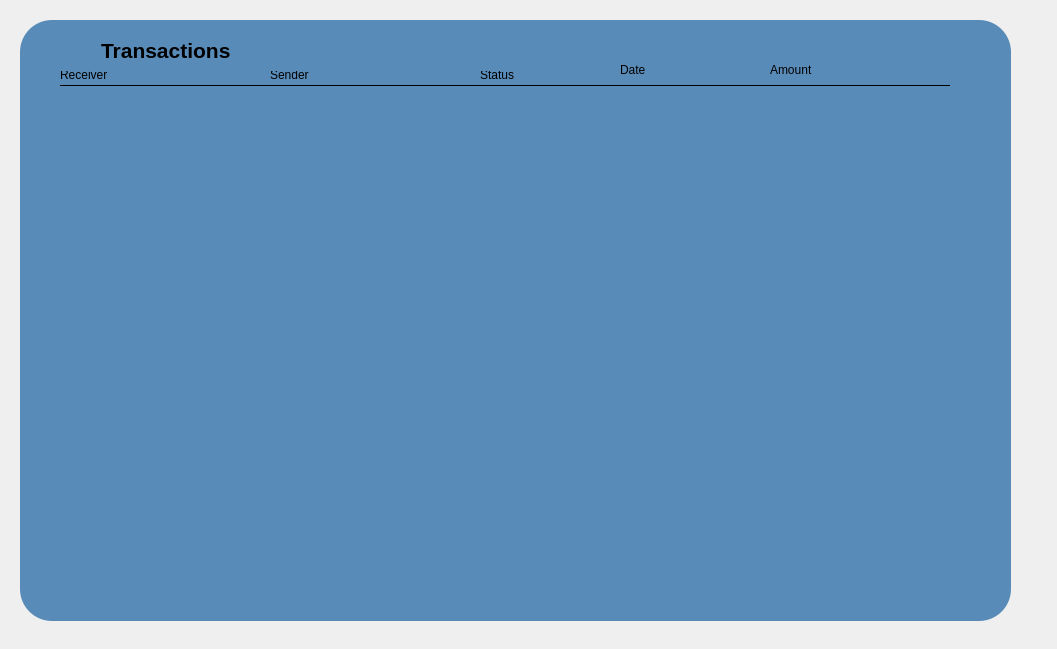
<?xml version="1.0" encoding="UTF-8"?>
<ui version="4.0">
 <class>view_all_transactions</class>
 <widget class="QWidget" name="view_all_transactions">
  <property name="geometry">
   <rect>
    <x>0</x>
    <y>0</y>
    <width>1057</width>
    <height>649</height>
   </rect>
  </property>
  <property name="windowTitle">
   <string>Form</string>
  </property>
  <widget class="QWidget" name="widget_3" native="true">
   <property name="geometry">
    <rect>
     <x>20</x>
     <y>20</y>
     <width>991</width>
     <height>601</height>
    </rect>
   </property>
   <property name="styleSheet">
    <string notr="true">border-radius: 32;
background-color: #598bb8;
</string>
   </property>
   <widget class="QLabel" name="Username_icon_4">
    <property name="geometry">
     <rect>
      <x>40</x>
      <y>10</y>
      <width>20</width>
      <height>20</height>
     </rect>
    </property>
    <property name="maximumSize">
     <size>
      <width>20</width>
      <height>20</height>
     </size>
    </property>
    <property name="text">
     <string/>
    </property>
    <property name="scaledContents">
     <bool>true</bool>
    </property>
   </widget>
   <widget class="Line" name="line">
    <property name="geometry">
     <rect>
      <x>40</x>
      <y>65</y>
      <width>890</width>
      <height>1</height>
     </rect>
    </property>
    <property name="styleSheet">
     <string notr="true"> background-color: rgb(0, 0, 0);
border: 2px solid black;
</string>
    </property>
    <property name="orientation">
     <enum>Qt::Orientation::Horizontal</enum>
    </property>
   </widget>
   <widget class="QLabel" name="label">
    <property name="geometry">
     <rect>
      <x>40</x>
      <y>45</y>
      <width>63</width>
      <height>20</height>
     </rect>
    </property>
    <property name="styleSheet">
     <string notr="true">color: black;</string>
    </property>
    <property name="text">
     <string>Receiver</string>
    </property>
   </widget>
   <widget class="QLabel" name="label_2">
    <property name="geometry">
     <rect>
      <x>250</x>
      <y>45</y>
      <width>63</width>
      <height>20</height>
     </rect>
    </property>
    <property name="styleSheet">
     <string notr="true">color: black;</string>
    </property>
    <property name="text">
     <string>Sender</string>
    </property>
   </widget>
   <widget class="QLabel" name="label_3">
    <property name="geometry">
     <rect>
      <x>460</x>
      <y>45</y>
      <width>63</width>
      <height>20</height>
     </rect>
    </property>
    <property name="styleSheet">
     <string notr="true">color: black;</string>
    </property>
    <property name="text">
     <string>Status</string>
    </property>
   </widget>
   <widget class="QLabel" name="label_4">
    <property name="geometry">
     <rect>
      <x>600</x>
      <y>40</y>
      <width>63</width>
      <height>20</height>
     </rect>
    </property>
    <property name="styleSheet">
     <string notr="true">color: black;</string>
    </property>
    <property name="text">
     <string>Date</string>
    </property>
   </widget>
   <widget class="QLabel" name="label_5">
    <property name="geometry">
     <rect>
      <x>750</x>
      <y>40</y>
      <width>63</width>
      <height>20</height>
     </rect>
    </property>
    <property name="styleSheet">
     <string notr="true">color: black;</string>
    </property>
    <property name="text">
     <string>Amount</string>
    </property>
   </widget>
   <widget class="QWidget" name="layoutWidget">
    <property name="geometry">
     <rect>
      <x>40</x>
      <y>10</y>
      <width>529</width>
      <height>41</height>
     </rect>
    </property>
    <layout class="QHBoxLayout" name="horizontalLayout_6">
     <item>
      <widget class="QPushButton" name="pushButton">
       <property name="maximumSize">
        <size>
         <width>35</width>
         <height>35</height>
        </size>
       </property>
       <property name="text">
        <string/>
       </property>
       <property name="icon">
        <iconset>
         <normaloff>left_12655291.png</normaloff>left_12655291.png</iconset>
       </property>
       <property name="iconSize">
        <size>
         <width>35</width>
         <height>35</height>
        </size>
       </property>
      </widget>
     </item>
     <item>
      <widget class="QLabel" name="label_12">
       <property name="enabled">
        <bool>true</bool>
       </property>
       <property name="maximumSize">
        <size>
         <width>16777215</width>
         <height>35</height>
        </size>
       </property>
       <property name="font">
        <font>
         <pointsize>16</pointsize>
         <bold>true</bold>
        </font>
       </property>
       <property name="text">
        <string>Transactions</string>
       </property>
      </widget>
     </item>
    </layout>
   </widget>
   <widget class="QTableWidget" name="tableWidget">
    <property name="geometry">
     <rect>
      <x>35</x>
      <y>71</y>
      <width>911</width>
      <height>511</height>
     </rect>
    </property>
    <property name="font">
     <font>
      <pointsize>12</pointsize>
      <bold>true</bold>
     </font>
    </property>
    <property name="autoFillBackground">
     <bool>false</bool>
    </property>
    <property name="styleSheet">
     <string notr="true">QTableWidget::item {
    border-bottom: 1px solid rgba(255, 255, 255, 0.3);  /* white with 30% opacity */
    color: white;
	font: bold 20px &quot;Arial&quot;, sans-serif;

}</string>
    </property>
    <property name="alternatingRowColors">
     <bool>false</bool>
    </property>
    <property name="showGrid">
     <bool>false</bool>
    </property>
    <property name="gridStyle">
     <enum>Qt::PenStyle::NoPen</enum>
    </property>
    <property name="rowCount">
     <number>0</number>
    </property>
    <property name="columnCount">
     <number>5</number>
    </property>
    <attribute name="horizontalHeaderVisible">
     <bool>false</bool>
    </attribute>
    <attribute name="horizontalHeaderCascadingSectionResizes">
     <bool>false</bool>
    </attribute>
    <attribute name="horizontalHeaderDefaultSectionSize">
     <number>175</number>
    </attribute>
    <attribute name="horizontalHeaderHighlightSections">
     <bool>false</bool>
    </attribute>
    <attribute name="horizontalHeaderShowSortIndicator" stdset="0">
     <bool>false</bool>
    </attribute>
    <attribute name="horizontalHeaderStretchLastSection">
     <bool>false</bool>
    </attribute>
    <attribute name="verticalHeaderVisible">
     <bool>false</bool>
    </attribute>
    <attribute name="verticalHeaderCascadingSectionResizes">
     <bool>false</bool>
    </attribute>
    <attribute name="verticalHeaderHighlightSections">
     <bool>true</bool>
    </attribute>
    <column/>
    <column/>
    <column/>
    <column/>
    <column/>
   </widget>
   <widget class="QPushButton" name="pushButton_3">
    <property name="geometry">
     <rect>
      <x>885</x>
      <y>21</y>
      <width>20</width>
      <height>20</height>
     </rect>
    </property>
    <property name="maximumSize">
     <size>
      <width>20</width>
      <height>20</height>
     </size>
    </property>
    <property name="text">
     <string/>
    </property>
    <property name="icon">
     <iconset>
      <normaloff>back_14493189.png</normaloff>back_14493189.png</iconset>
    </property>
    <property name="iconSize">
     <size>
      <width>20</width>
      <height>20</height>
     </size>
    </property>
   </widget>
  </widget>
 </widget>
 <resources/>
 <connections/>
</ui>
